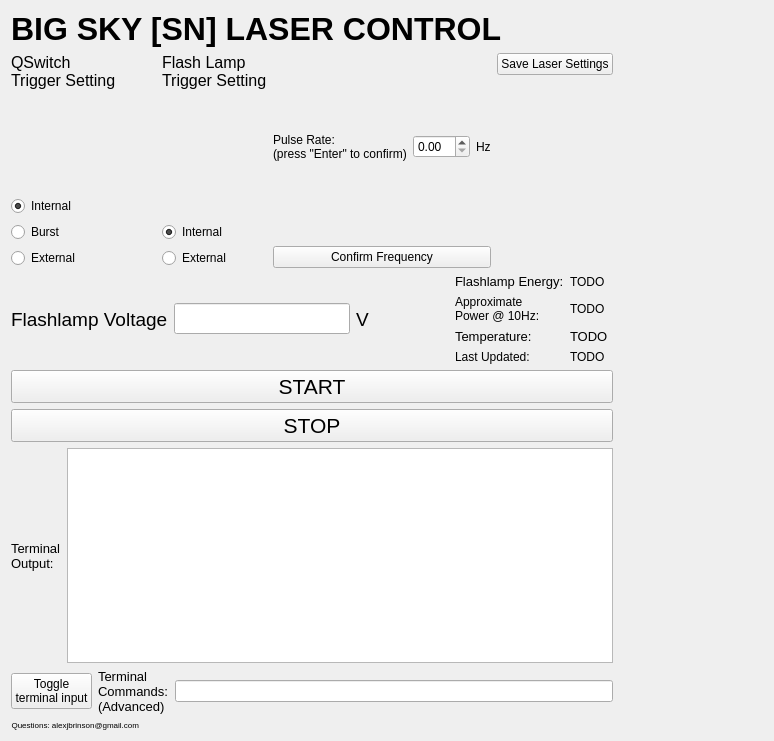
<?xml version="1.0" encoding="UTF-8"?>
<ui version="4.0">
 <class>Form</class>
 <widget class="QWidget" name="Form">
  <property name="geometry">
   <rect>
    <x>0</x>
    <y>0</y>
    <width>774</width>
    <height>741</height>
   </rect>
  </property>
  <property name="windowTitle">
   <string>Form</string>
  </property>
  <layout class="QVBoxLayout" name="verticalLayout_2">
   <item>
    <layout class="QFormLayout" name="formLayout">
     <item row="0" column="0">
      <layout class="QVBoxLayout" name="verticalLayout">
       <item>
        <widget class="QLabel" name="label">
         <property name="font">
          <font>
           <pointsize>24</pointsize>
           <weight>75</weight>
           <bold>true</bold>
          </font>
         </property>
         <property name="text">
          <string>BIG SKY [SN] LASER CONTROL</string>
         </property>
        </widget>
       </item>
       <item>
        <layout class="QHBoxLayout" name="horizontalLayout_5">
         <item>
          <layout class="QVBoxLayout" name="verticalLayout_8">
           <item>
            <widget class="QLabel" name="qSwitchLabel">
             <property name="font">
              <font>
               <pointsize>12</pointsize>
              </font>
             </property>
             <property name="text">
              <string>QSwitch
Trigger Setting</string>
             </property>
             <property name="alignment">
              <set>Qt::AlignLeading|Qt::AlignLeft|Qt::AlignTop</set>
             </property>
            </widget>
           </item>
           <item>
            <widget class="QRadioButton" name="qSwitchRadioButton_0">
             <property name="text">
              <string>Internal</string>
             </property>
             <property name="checked">
              <bool>true</bool>
             </property>
             <attribute name="buttonGroup">
              <string notr="true">buttonGroup_2</string>
             </attribute>
            </widget>
           </item>
           <item>
            <widget class="QRadioButton" name="qSwitchRadioButton_1">
             <property name="text">
              <string>Burst</string>
             </property>
             <attribute name="buttonGroup">
              <string notr="true">buttonGroup_2</string>
             </attribute>
            </widget>
           </item>
           <item>
            <widget class="QRadioButton" name="qSwitchRadioButton_2">
             <property name="text">
              <string>External</string>
             </property>
             <attribute name="buttonGroup">
              <string notr="true">buttonGroup_2</string>
             </attribute>
            </widget>
           </item>
          </layout>
         </item>
         <item>
          <spacer name="horizontalSpacer_3">
           <property name="orientation">
            <enum>Qt::Horizontal</enum>
           </property>
           <property name="sizeHint" stdset="0">
            <size>
             <width>40</width>
             <height>20</height>
            </size>
           </property>
          </spacer>
         </item>
         <item>
          <layout class="QVBoxLayout" name="verticalLayout_9">
           <item>
            <widget class="QLabel" name="flashLampLabel">
             <property name="font">
              <font>
               <pointsize>12</pointsize>
              </font>
             </property>
             <property name="text">
              <string>Flash Lamp
Trigger Setting</string>
             </property>
             <property name="alignment">
              <set>Qt::AlignLeading|Qt::AlignLeft|Qt::AlignTop</set>
             </property>
            </widget>
           </item>
           <item>
            <widget class="QRadioButton" name="flashLampRadioButton_0">
             <property name="text">
              <string>Internal</string>
             </property>
             <property name="checked">
              <bool>true</bool>
             </property>
             <attribute name="buttonGroup">
              <string notr="true">buttonGroup</string>
             </attribute>
            </widget>
           </item>
           <item>
            <widget class="QRadioButton" name="flashLampRadioButton_1">
             <property name="text">
              <string>External</string>
             </property>
             <attribute name="buttonGroup">
              <string notr="true">buttonGroup</string>
             </attribute>
            </widget>
           </item>
          </layout>
         </item>
         <item>
          <layout class="QVBoxLayout" name="verticalLayout_3">
           <item>
            <layout class="QHBoxLayout" name="horizontalLayout">
             <item>
              <widget class="QLabel" name="FrequencyLabel">
               <property name="text">
                <string>Pulse Rate:
(press &quot;Enter&quot; to confirm)</string>
               </property>
              </widget>
             </item>
             <item>
              <widget class="QDoubleSpinBox" name="frequencyDoubleSpinBox">
               <property name="maximum">
                <double>56.000000000000000</double>
               </property>
               <property name="singleStep">
                <double>0.010000000000000</double>
               </property>
              </widget>
             </item>
             <item>
              <widget class="QLabel" name="frequencyUnitsLabel">
               <property name="text">
                <string>Hz</string>
               </property>
              </widget>
             </item>
            </layout>
           </item>
           <item>
            <widget class="QPushButton" name="frequencyConfirmationButton">
             <property name="text">
              <string>Confirm Frequency</string>
             </property>
            </widget>
           </item>
          </layout>
         </item>
         <item>
          <layout class="QVBoxLayout" name="verticalLayout_4">
           <item>
            <widget class="QPushButton" name="laserSaveButton">
             <property name="text">
              <string>Save Laser Settings</string>
             </property>
            </widget>
           </item>
           <item>
            <spacer name="verticalSpacer">
             <property name="orientation">
              <enum>Qt::Vertical</enum>
             </property>
             <property name="sizeHint" stdset="0">
              <size>
               <width>20</width>
               <height>40</height>
              </size>
             </property>
            </spacer>
           </item>
          </layout>
         </item>
        </layout>
       </item>
       <item>
        <layout class="QHBoxLayout" name="horizontalLayout_2">
         <item>
          <layout class="QVBoxLayout" name="verticalLayout_7">
           <item>
            <layout class="QHBoxLayout" name="horizontalLayout_3">
             <item>
              <widget class="QLabel" name="flashLampVoltageLabel">
               <property name="font">
                <font>
                 <pointsize>14</pointsize>
                </font>
               </property>
               <property name="text">
                <string>Flashlamp Voltage</string>
               </property>
              </widget>
             </item>
             <item>
              <widget class="QLineEdit" name="flashLampVoltageLineEdit">
               <property name="font">
                <font>
                 <pointsize>14</pointsize>
                </font>
               </property>
               <property name="maxLength">
                <number>4</number>
               </property>
              </widget>
             </item>
             <item>
              <widget class="QLabel" name="label_3">
               <property name="font">
                <font>
                 <pointsize>14</pointsize>
                </font>
               </property>
               <property name="text">
                <string>V</string>
               </property>
              </widget>
             </item>
             <item>
              <spacer name="horizontalSpacer_5">
               <property name="orientation">
                <enum>Qt::Horizontal</enum>
               </property>
               <property name="sizeHint" stdset="0">
                <size>
                 <width>40</width>
                 <height>20</height>
                </size>
               </property>
              </spacer>
             </item>
            </layout>
           </item>
          </layout>
         </item>
         <item>
          <spacer name="horizontalSpacer_2">
           <property name="orientation">
            <enum>Qt::Horizontal</enum>
           </property>
           <property name="sizeHint" stdset="0">
            <size>
             <width>40</width>
             <height>20</height>
            </size>
           </property>
          </spacer>
         </item>
         <item>
          <layout class="QGridLayout" name="gridLayout">
           <item row="4" column="1">
            <widget class="QLabel" name="lastUpdateOutput">
             <property name="font">
              <font>
               <pointsize>9</pointsize>
              </font>
             </property>
             <property name="text">
              <string>TODO</string>
             </property>
            </widget>
           </item>
           <item row="1" column="0">
            <widget class="QLabel" name="flashLampEnergyLabel">
             <property name="font">
              <font>
               <pointsize>10</pointsize>
              </font>
             </property>
             <property name="text">
              <string>Flashlamp Energy:</string>
             </property>
            </widget>
           </item>
           <item row="3" column="1">
            <widget class="QLabel" name="temperatureOutput">
             <property name="font">
              <font>
               <pointsize>10</pointsize>
              </font>
             </property>
             <property name="text">
              <string>TODO</string>
             </property>
            </widget>
           </item>
           <item row="2" column="0">
            <widget class="QLabel" name="PowerEstimateLabel">
             <property name="font">
              <font>
               <pointsize>9</pointsize>
              </font>
             </property>
             <property name="text">
              <string>Approximate
Power @ 10Hz:</string>
             </property>
            </widget>
           </item>
           <item row="3" column="0">
            <widget class="QLabel" name="temperatureLabel">
             <property name="font">
              <font>
               <pointsize>10</pointsize>
              </font>
             </property>
             <property name="text">
              <string>Temperature: </string>
             </property>
            </widget>
           </item>
           <item row="1" column="1">
            <widget class="QLabel" name="flashLampEnergyValue">
             <property name="font">
              <font>
               <pointsize>9</pointsize>
              </font>
             </property>
             <property name="text">
              <string>TODO</string>
             </property>
            </widget>
           </item>
           <item row="4" column="0">
            <widget class="QLabel" name="lastUpdateLabel">
             <property name="font">
              <font>
               <pointsize>9</pointsize>
              </font>
             </property>
             <property name="text">
              <string>Last Updated:</string>
             </property>
            </widget>
           </item>
           <item row="2" column="1">
            <widget class="QLabel" name="PowerEstimateValue">
             <property name="font">
              <font>
               <pointsize>9</pointsize>
              </font>
             </property>
             <property name="text">
              <string>TODO</string>
             </property>
            </widget>
           </item>
          </layout>
         </item>
         <item>
          <spacer name="horizontalSpacer">
           <property name="orientation">
            <enum>Qt::Horizontal</enum>
           </property>
           <property name="sizeHint" stdset="0">
            <size>
             <width>1</width>
             <height>20</height>
            </size>
           </property>
          </spacer>
         </item>
        </layout>
       </item>
       <item>
        <layout class="QHBoxLayout" name="horizontalLayout_4"/>
       </item>
       <item>
        <widget class="QPushButton" name="lampActivationButton">
         <property name="font">
          <font>
           <pointsize>16</pointsize>
          </font>
         </property>
         <property name="text">
          <string>START</string>
         </property>
        </widget>
       </item>
       <item>
        <widget class="QPushButton" name="stopButton">
         <property name="font">
          <font>
           <pointsize>16</pointsize>
          </font>
         </property>
         <property name="text">
          <string>STOP</string>
         </property>
        </widget>
       </item>
       <item>
        <layout class="QHBoxLayout" name="horizontalLayout_6">
         <item>
          <widget class="QLabel" name="terminalOutputLabel">
           <property name="font">
            <font>
             <pointsize>10</pointsize>
            </font>
           </property>
           <property name="text">
            <string>Terminal
Output:</string>
           </property>
          </widget>
         </item>
         <item>
          <widget class="QTextBrowser" name="terminalOutputTextBrowser"/>
         </item>
        </layout>
       </item>
       <item>
        <layout class="QHBoxLayout" name="horizontalLayout_7">
         <item>
          <widget class="QPushButton" name="toggleInputButton">
           <property name="text">
            <string>Toggle 
terminal input</string>
           </property>
          </widget>
         </item>
         <item>
          <widget class="QLabel" name="terminalInputLabel">
           <property name="enabled">
            <bool>true</bool>
           </property>
           <property name="font">
            <font>
             <pointsize>10</pointsize>
            </font>
           </property>
           <property name="text">
            <string>Terminal
Commands:
(Advanced)</string>
           </property>
          </widget>
         </item>
         <item>
          <widget class="QLineEdit" name="terminalInputLineEdit">
           <property name="enabled">
            <bool>true</bool>
           </property>
          </widget>
         </item>
        </layout>
       </item>
      </layout>
     </item>
     <item row="1" column="0">
      <widget class="QLabel" name="label_2">
       <property name="font">
        <font>
         <pointsize>6</pointsize>
        </font>
       </property>
       <property name="text">
        <string>Questions: alexjbrinson@gmail.com</string>
       </property>
       <property name="alignment">
        <set>Qt::AlignBottom|Qt::AlignRight|Qt::AlignTrailing</set>
       </property>
      </widget>
     </item>
    </layout>
   </item>
  </layout>
 </widget>
 <resources/>
 <connections/>
 <buttongroups>
  <buttongroup name="buttonGroup_2"/>
  <buttongroup name="buttonGroup"/>
 </buttongroups>
</ui>
